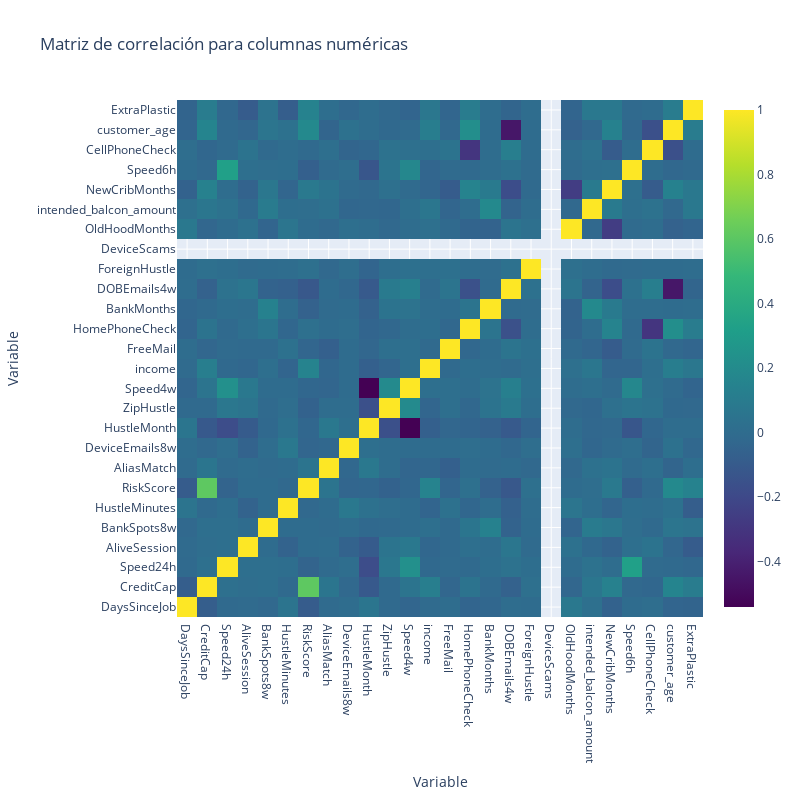

Notebook source saved alongside this figure:
### Code cell
correlation_matrix = df[columnas_numericas].corr()
fig = make_subplots(rows=1, cols=1)
heatmap = go.Heatmap(z=correlation_matrix.values,
                     x=correlation_matrix.columns,
                     y=correlation_matrix.columns,
                     colorscale='Viridis')

fig.add_trace(heatmap)

fig.update_layout(
    title_text='Matriz de correlación para columnas numéricas',
    height=800, width=800,
    xaxis_title='Variable',
    yaxis_title='Variable'
)

fig.show()

### Figure 1 — Plotly figure (JSON) as saved in the notebook; plotly's stock layout.template omitted (floating-point values rounded to 4 significant figures; data arrays with more than 128 entries replaced by an {"elided": "..."} marker saying what was removed)
{"data": [{"colorscale": [[0, "#440154"], [0.1111, "#482878"], [0.2222, "#3e4989"], [0.3333, "#31688e"], [0.4444, "#26828e"], [0.5556, "#1f9e89"], [0.6667, "#35b779"], [0.7778, "#6ece58"], [0.8889, "#b5de2b"], [1, "#fde725"]], "type": "heatmap", "x": ["DaysSinceJob", "CreditCap", "Speed24h", "AliveSession", "BankSpots8w", "HustleMinutes", "RiskScore", "AliasMatch", "DeviceEmails8w", "HustleMonth", "ZipHustle", "Speed4w", "income", "FreeMail", "HomePhoneCheck", "BankMonths", "DOBEmails4w", "ForeignHustle", "DeviceScams", "OldHoodMonths", "intended_balcon_amount", "NewCribMonths", "Speed6h", "CellPhoneCheck", "customer_age", "ExtraPlastic"], "y": ["DaysSinceJob", "CreditCap", "Speed24h", "AliveSession", "BankSpots8w", "HustleMinutes", "RiskScore", "AliasMatch", "DeviceEmails8w", "HustleMonth", "ZipHustle", "Speed4w", "income", "FreeMail", "HomePhoneCheck", "BankMonths", "DOBEmails4w", "ForeignHustle", "DeviceScams", "OldHoodMonths", "intended_balcon_amount", "NewCribMonths", "Speed6h", "CellPhoneCheck", "customer_age", "ExtraPlastic"], "z": {"elided": "26x26 float values"}}], "layout": {"height": 800, "title": {"text": "Matriz de correlación para columnas numéricas"}, "width": 800, "xaxis": {"anchor": "y", "domain": [0, 1], "title": {"text": "Variable"}}, "yaxis": {"anchor": "x", "domain": [0, 1], "title": {"text": "Variable"}}}}
